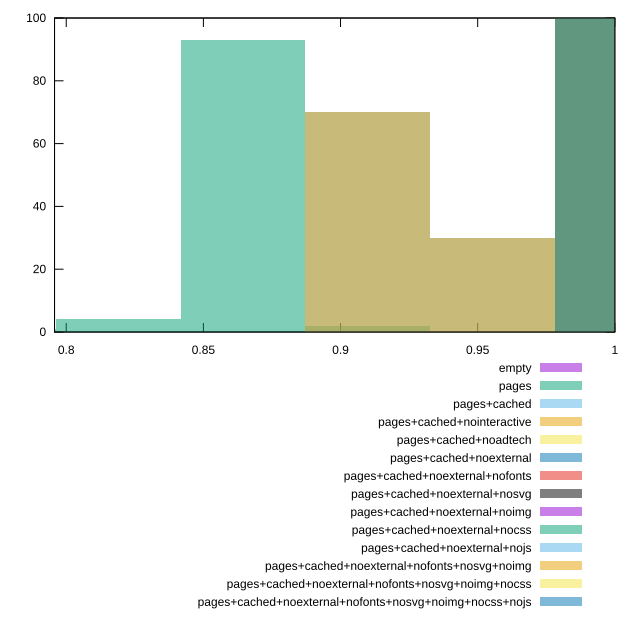

This chart was generated by the following gnuplot code:
reset

$empty <<EOF
1.0009097146471313 100
EOF

$pages <<EOF
0.9099179224064831 2
0.8189261301658348 4
0.8644220262861589 93
0.7734302340455106 1
EOF

$pagesCached <<EOF
0.9554138185268073 30
0.9099179224064831 70
EOF

$pagesCachedNointeractive <<EOF
0.9099179224064831 70
0.9554138185268073 30
EOF

$pagesCachedNoadtech <<EOF
1.0009097146471313 100
EOF

$pagesCachedNoexternal <<EOF
1.0009097146471313 100
EOF

$pagesCachedNoexternalNofonts <<EOF
1.0009097146471313 100
EOF

$pagesCachedNoexternalNosvg <<EOF
1.0009097146471313 100
EOF

$pagesCachedNoexternalNoimg <<EOF
1.0009097146471313 100
EOF

$pagesCachedNoexternalNocss <<EOF
1.0009097146471313 100
EOF

$pagesCachedNoexternalNojs <<EOF
1.0009097146471313 100
EOF

$pagesCachedNoexternalNofontsNosvgNoimg <<EOF
1.0009097146471313 100
EOF

$pagesCachedNoexternalNofontsNosvgNoimgNocss <<EOF
1.0009097146471313 100
EOF

$pagesCachedNoexternalNofontsNosvgNoimgNocssNojs <<EOF
1.0009097146471313 100
EOF

set key outside below
set boxwidth 0.045495896120324154
set xrange [0.7957300190824915:0.9999999999998737]
set yrange [0:100]
set trange [0:100]
set style fill transparent solid 0.5 noborder
set terminal svg size 640, 620 enhanced background rgb 'white'
set output "reprap/mainthread-work-breakdown/comparison/histogram/all_score.svg"

plot $empty title "empty" with boxes, \
     $pages title "pages" with boxes, \
     $pagesCached title "pages+cached" with boxes, \
     $pagesCachedNointeractive title "pages+cached+nointeractive" with boxes, \
     $pagesCachedNoadtech title "pages+cached+noadtech" with boxes, \
     $pagesCachedNoexternal title "pages+cached+noexternal" with boxes, \
     $pagesCachedNoexternalNofonts title "pages+cached+noexternal+nofonts" with boxes, \
     $pagesCachedNoexternalNosvg title "pages+cached+noexternal+nosvg" with boxes, \
     $pagesCachedNoexternalNoimg title "pages+cached+noexternal+noimg" with boxes, \
     $pagesCachedNoexternalNocss title "pages+cached+noexternal+nocss" with boxes, \
     $pagesCachedNoexternalNojs title "pages+cached+noexternal+nojs" with boxes, \
     $pagesCachedNoexternalNofontsNosvgNoimg title "pages+cached+noexternal+nofonts+nosvg+noimg" with boxes, \
     $pagesCachedNoexternalNofontsNosvgNoimgNocss title "pages+cached+noexternal+nofonts+nosvg+noimg+nocss" with boxes, \
     $pagesCachedNoexternalNofontsNosvgNoimgNocssNojs title "pages+cached+noexternal+nofonts+nosvg+noimg+nocss+nojs" with boxes

reset
